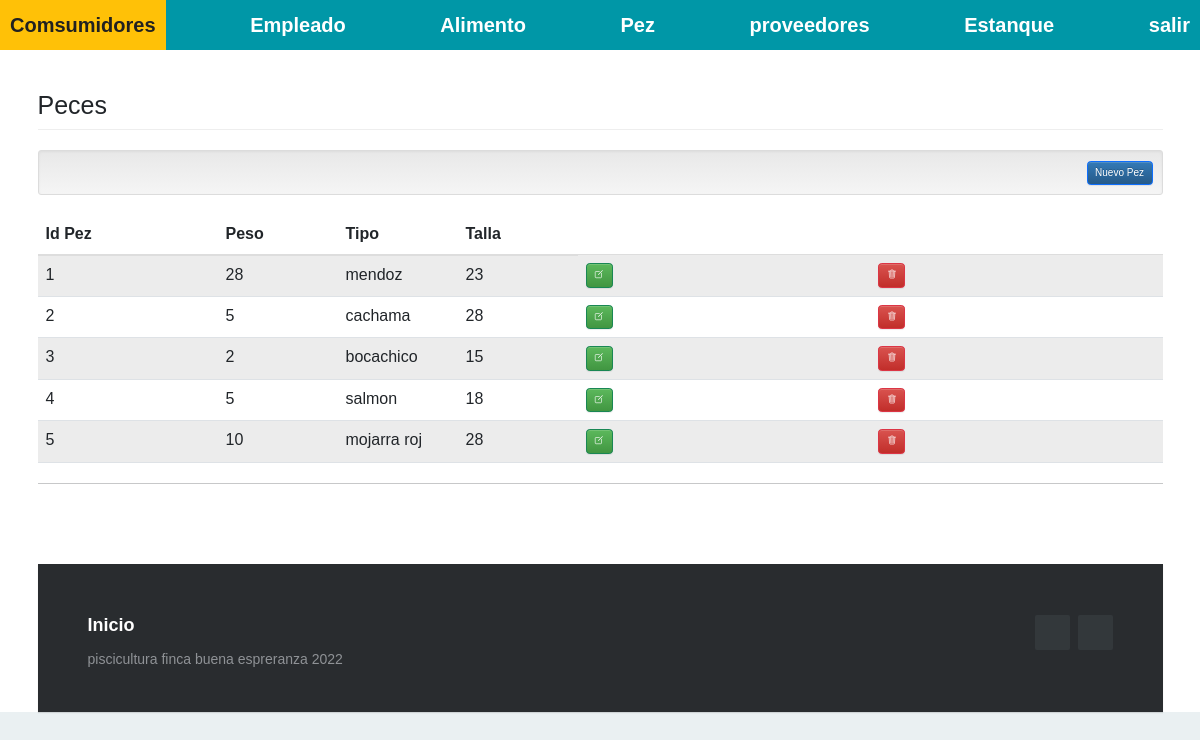
The app's page /index.php?c=pez (signed in) with its own data.
### tables this page shows
CREATE TABLE `pez` (
  `ID_Pez` int(11) NOT NULL,
  `Peso` int(11) NOT NULL,
  `Tipo` varchar(11) NOT NULL,
  `Talla` int(11) NOT NULL
);

### Controller/pez.controller.php (called while the page is built, shortened)
<?php
require_once 'model/pez.php';
class pezController{
    public function __CONSTRUCT(){
        $this->model = new pez();
    }
    public function Index(){
        require_once 'view/header.php';
        require_once 'view/pez/pez.php';
        require_once 'view/footer.php';
    }
}

### Model/database.php (called while the page is built)
<?php
class Database
{
    public static function Conectar()
    {
        $pdo = new PDO('mysql:host=localhost;dbname=piscicultura;charset=utf8', 'root', '');
        $pdo->setAttribute(PDO::ATTR_ERRMODE, PDO::ERRMODE_EXCEPTION);
        return $pdo;
    }
}

### Model/pez.php (called while the page is built, shortened)
<?php
class pez
{
	private $pdo;
	public function __CONSTRUCT()
	{
		try
		{
			$this->pdo = Database::Conectar();
		}
		catch(Exception $e)
		{
			die($e->getMessage());
		}
	}
	public function ListarP()
	{
		try
		{
			$stm = $this->pdo->prepare("SELECT * FROM pez");
			$stm->execute();
			return $stm->fetchAll(PDO::FETCH_OBJ);
		}
		catch(Exception $e)
		{
			die($e->getMessage());
		}
	}
}

### View/pez/pez.php (the view)
<h1 class="page-header">Peces</h1>
<div class="well well-sm text-right">
    <a class="btn btn-primary" href="?c=pez&a=Nuevo">Nuevo Pez</a>
</div>
<table class="table table-striped">
    <thead>
        <tr>
            <th style="width:180px;">Id Pez</th>
            <th style="width:120px;">Peso</th>
            <th style="width:120px;">Tipo</th>
            <th style="width:120px;">Talla </th>
        </tr>
    </thead>
    <tbody>
    <?php foreach($this->model->ListarP() as $r): ?>
        <tr>
            <td><?php echo $r->ID_Pez; ?></td>
            <td><?php echo $r->Peso; ?></td>
            <td><?php echo $r->Tipo; ?></td>
            <td><?php echo $r->Talla ; ?></td>
            <td>
                <a class="btn btn-success" href="?c=pez&a=Crud&ID_Pez=<?php echo $r->ID_Pez; ?>"><ion-icon name="create-outline"></ion-icon></a>
                </td>
            <td>
                <a class="btn btn-danger" onclick="javascript:return confirm('¿Seguro de eliminar este registro?');" href="?c=pez&a=Eliminar&ID_Pez=<?php echo $r->ID_Pez; ?>"><ion-icon name="trash-outline"></ion-icon></a>
            </td>
        </tr>
    <?php endforeach; ?>
    </tbody>
</table>

### assets/css/demo.css (style rules this page uses)
* { padding:0; margin:0; }
html { background-color: #eaf0f2; }
body { font:14px/1.5 Arial, Helvetica, sans-serif; }

### View/footer.php (style rules this page uses)
html { font-size: 62.5%; }
body { font-size: 16px; font-family: 'Krub', sans-serif; }

### records on screen
pez: ID_Pez "1", Peso "28", Tipo "mendoz", Talla "23"
pez: ID_Pez "2", Peso "5", Tipo "cachama", Talla "28"
pez: ID_Pez "3", Peso "2", Tipo "bocachico", Talla "15"
pez: ID_Pez "4", Peso "5", Tipo "salmon", Talla "18"
pez: ID_Pez "5", Peso "10", Tipo "mojarra roj", Talla "28"
